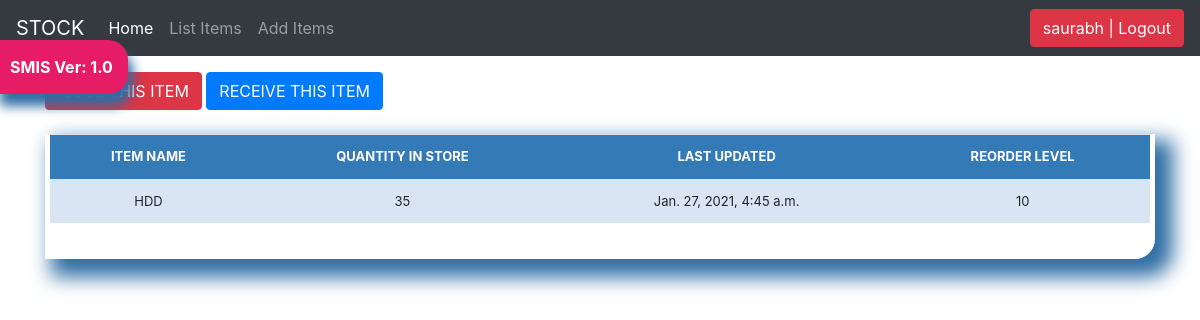
Screenshot of /stock_detail/5/ (signed in) with the database file from the repository.
### stockmgmt/models.py (models this page shows, shortened)
class Stock(models.Model):
    category = models.CharField(max_length=50, blank=True, null=True, choices=category_choice)
    item_name = models.CharField(max_length=50, blank=True, null=True)
    quantity = models.IntegerField(default='0', blank=False, null=True)
    receive_quantity = models.IntegerField(default='0', blank=True, null=True)
    receive_by = models.CharField(max_length=50, blank=True, null=True)
    issue_quantity = models.IntegerField(default='0', blank=True, null=True)
    issue_by = models.CharField(max_length=50, blank=True, null=True)
    issue_to = models.CharField(max_length=50, blank=True, null=True)
    phone_number = models.CharField(max_length=12, blank=True, null=True)
    created_by = models.CharField(max_length=50, blank=True, null=True)
    reorder_level = models.IntegerField(default='0', blank=True, null=True)
    last_updated = models.DateTimeField(auto_now_add=False, auto_now=True)
    timestamp = models.DateTimeField(auto_now_add=True, auto_now=False)
    export_to_CSV = models.BooleanField(default=False)

### stockmgmt/views.py (the view)
# urls.py: path('stock_detail/<str:pk>/', views.stock_detail, name="stock_detail"),
@login_required
def stock_detail(request, pk):
    queryset = Stock.objects.get(id=pk)
    context = {
        "queryset": queryset,
    }
    return render(request, "stock_detail.html", context)

### stockmgmt/templates/stock_detail.html (shortened to what this page needs)
{% load static %}
<!doctype html>
<html lang="en">
  <head>
<link href="{% static 'css/stylesheet.css' %}" rel="stylesheet">
<link href="{% static 'css/bootstrap.min.css' %}" rel="stylesheet">
<link rel="stylesheet" href="https://stackpath.bootstrapcdn.com/bootstrap/4.4.1/css/bootstrap.min.css">
    <link href="{% static 'css/navbar-top-fixed.css' %}" rel="stylesheet">
  </head>
  <body>
{% include 'navbar.html' %}
<main role="main" class="container">
    <a href="{% url 'issue_items' queryset.id %}"><div class='btn btn-danger'>ISSUE THIS ITEM</div></a>
    <a href="{% url 'receive_items' queryset.id %}"><div class='btn btn-primary'>RECEIVE THIS ITEM</div></a>
        <br><br>
        <div class="display_table">
          <table class='table'>
                  <tr>
                    <th>ITEM NAME</th>
                    <th>QUANTITY IN STORE</th>
                    <th>LAST UPDATED</th>
                    <th>REORDER LEVEL</th>
                  </tr>
                  <tr>
                    <td>{{queryset.item_name}}</td>
                    <td>{{queryset.quantity}}</td>
                    <td>{{queryset.last_updated}}</td>
                    <td>{{queryset.reorder_level}}</td>
                  </tr>
          </table>
        </div>
</main>
</html>

### stockmgmt/templates/navbar.html (shortened to what this page needs)
<nav class="navbar navbar-expand-md navbar-dark fixed-top bg-dark">
  <a class="navbar-brand" href="/">STOCK</a>
  <div class="collapse navbar-collapse" id="navbarCollapse">
    <ul class="navbar-nav mr-auto">
      <li class="nav-item active">
        <a class="nav-link" href="/">Home <span class="sr-only">(current)</span></a>
      </li>
      {% if request.user.is_authenticated %}
      <li class="nav-item">
        <a class="nav-link" href="/list_items">List Items</a>
      </li>
      <li class="nav-item">
        <a class="nav-link" href="/add_items">Add Items</a>
      </li>
      {% endif %}
    </ul>
    <ul class="navbar-nav">
        {% if request.user.is_authenticated %}
        <li><a href="/accounts/logout"><button class="btn btn-danger">{{ user }} | Logout</button></a></li>
        {% else %}
        <li><a href="/accounts/login">Login</a></li>
        {% endif %}
    </ul>
  </div>
</nav>
<a href="#"><div id="version-display" data-toggle="modal" data-target="#myModal">SMIS Ver: 1.0</div></a>

### stockmgmt/static/css/stylesheet.css (style rules this page uses)
body { background-color: #34eb6b; }
.table { font-size: 13px; text-align: center; width: 95%; margin: auto; text-align: center; }
.table tr:nth-child(odd) { background: #B8CAE4 }
.table tr:nth-child(even) { background: #dae5f4 }
th { background-color: #337ab7; color: white; }
.display_table { border-bottom-right-radius: 20px; padding-left: 5px; padding-right: 5px; padding-bottom: 20px; box-shadow: 12px 12px 20px 6px #2e6da4; }
body { background-image: url("../img/bg.jpg"); }
#version-display { background-color: #e61c66; color: white; box-shadow: 5px 12px 12px #2e6da4; text-align: center; display: inline; font-weight: bolder; padding: 15px; position: fixed; top: 40px; left: -5px; z-index: 3000; border-top-right-radius: 20px; border-bottom-right-radius: 20px; }

### stockmgmt/static/css/navbar-top-fixed.css (style rules this page uses)
body { min-height: 75rem; padding-top: 4.5rem; }

### rows the page displays
Stock: item_name "HDD", quantity "35", last_updated "Jan. 27, 2021, 4:45 a.m.", reorder_level "10"

### other values shown
{{ user }} "saurabh"
